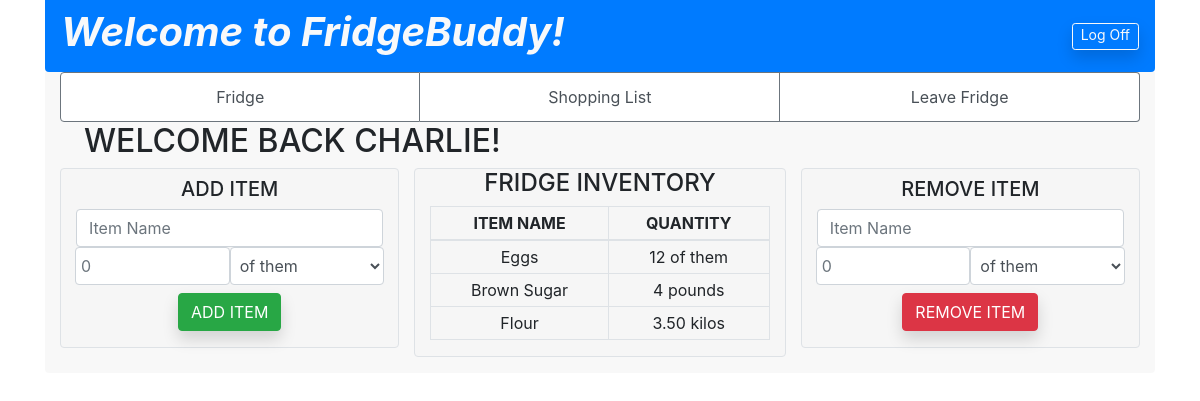
The page /fridge/inventory (signed in) on the database its author committed.
### login_and_rego/models.py (models this page shows)
class User(models.Model):
    first_name = models.CharField(max_length=60)
    last_name = models.CharField(max_length=60)
    email = models.EmailField(max_length=100)
    password = models.CharField(max_length=100)
    fridge = models.ForeignKey(Fridge, related_name="members", on_delete=models.CASCADE, null=True)
    created_at = models.DateTimeField(auto_now_add=True)
    updated_at = models.DateTimeField(auto_now=True)
    objects = UserManager()

### fridge/models.py (models this page shows)
class FridgeIngredient(models.Model):
    name = models.CharField(max_length=255)
    quantity = models.FloatField()
    unit = models.CharField(max_length=10)
    fridge = models.ForeignKey(Fridge, related_name="contents", on_delete=models.CASCADE)
    created_at = models.DateTimeField(auto_now_add=True)
    last_updated = models.DateTimeField(auto_now=True)
    objects = FridgeIngredientManager()

### fridge/views.py (the view)
# urls.py: path('inventory', views.display_inventory),
def display_inventory(request):
    if 'not_logged_in' in request.session:
        messages.error(request, request.session['not_logged_in'], extra_tags="login")
        del request.session['not_logged_in']
    this_fridge = User.objects.get(id=request.session['user_id']).fridge
    context = {
        "online_user": User.objects.get(id=request.session['user_id']),
        "fridge": User.objects.get(id=request.session['user_id']).fridge,
        "inventory": this_fridge.contents.all(),
        "members": this_fridge.members.all()
    }
    return render(request, 'inventory.html', context)

### fridge/templates/inventory.html (shortened to what this page needs)
<!DOCTYPE html>
<html lang="en">
<head>
    <link rel="stylesheet" href="https://cdn.jsdelivr.net/npm/bootstrap@4.5.3/dist/css/bootstrap.min.css">
</head>
<body>
    <div class="container">
        <nav class="navbar bg-primary text-light rounded-bottom">
            <h1><strong><em>Welcome to FridgeBuddy!</em></strong></h1>
            <button onclick="location.href='/log_out'" type="button" class="btn btn-outline-light shadow btn-sm pt-0 pb-1 px-2">Log Off</button>
        </nav>
        <div class="container rounded-bottom pb-3" style="background-color: rgba(245, 245, 245, 0.7)">
            <div class="row text-center">
                <div class="col">
                    <div class="list-group list-group-horizontal">
                        <a href="/fridge/inventory" class="list-group-item list-group-item-action border-secondary">Fridge</a>
                        <a href="/shopping_list" class="list-group-item list-group-item-action border-secondary">Shopping List</a>
                        <a href="/fridge/leave" class="list-group-item list-group-item-action border-secondary">Leave Fridge</a>
                    </div>
                </div>
            </div>
            <div class="row">
                <div class="col">
                    <h2 class="ml-4">WELCOME BACK {{online_user.first_name|upper}}!</h2>
                </div>
            </div>
            <div class="row">
                <div class="col text-center">
                    <div class="container border rounded py-2" style="background-color: rgba(245, 245, 245, 0.7)">
                        <h5>ADD ITEM</h5>
                        <form action="/fridge/inventory/add_item" method="POST">
                            <input type="text" name="item_name" placeholder="Item Name" class="form-control">
                            <div class="form-row px-1">
                            <input type="number" min="0" step="0.01" name="quantity" placeholder="0" class="form-control col">
                                <select name="unit" class="form-control col">
                                    <option value="of them">of them</option>
                                </select>
                            </div>
                            <button type="submit" class="btn btn-success shadow mt-2">ADD ITEM</button>
                        </form>
                    </div>
                </div>
                <div class="col text-center border rounded" style="background-color: rgba(245, 245, 245, 0.7)">
                    <h4>FRIDGE INVENTORY</h4>
                    <table class="table text-center table-bordered">
                        <thead class="thead-info">
                            <tr>
                                <th class="py-1">ITEM NAME</th>
                                <th class="py-1">QUANTITY</th>
                            </tr>
                        </thead>
                        <tbody>
                        {% for item in inventory %}
                            <tr>
                                <td class="py-1">{{item.name}}</td>
                                <td class="py-1">{{item.quantity|floatformat:"-2"}} {{item.unit}}</td>
                            </tr>
                        {% endfor%}
                        </tbody>
                    </table>
                </div>
                <div class="col text-center">
                    <div class="container border py-2 rounded" style="background-color: rgba(245, 245, 245, 0.7)">
                        <h5>REMOVE ITEM</h5>
                        <form action="/fridge/inventory/remove_item" method="POST">
                            <input type="text" name="item_name" placeholder="Item Name" class="form-control">
                            <div class="form-row px-1">
                                <input type="number" min="0" step="0.01" name="quantity" placeholder="0" class="form-control col">
                                <select name="unit" class="form-control col">
                                    <option value="of them">of them</option>
                                </select>
                            </div>
                            <button type="submit" class="btn btn-danger shadow mt-2">REMOVE ITEM</button>
                        </form>
                    </div>
                </div>
            </div>
        </div>
    </div>
</body>
</html>

### fridge/templates/inventory.html (style rules this page uses)
body { background-image: url('https://cdn.hipwallpaper.com/i/14/86/JyYN9l.jpeg'); background-repeat: no-repeat; background-size: cover; }

### rows shown on the page
User: first_name "CHARLIE"
FridgeIngredient: name "Eggs", quantity "12", unit "of them"
FridgeIngredient: name "Brown Sugar", quantity "4", unit "pounds"
FridgeIngredient: name "Flour", quantity "3.50", unit "kilos"
